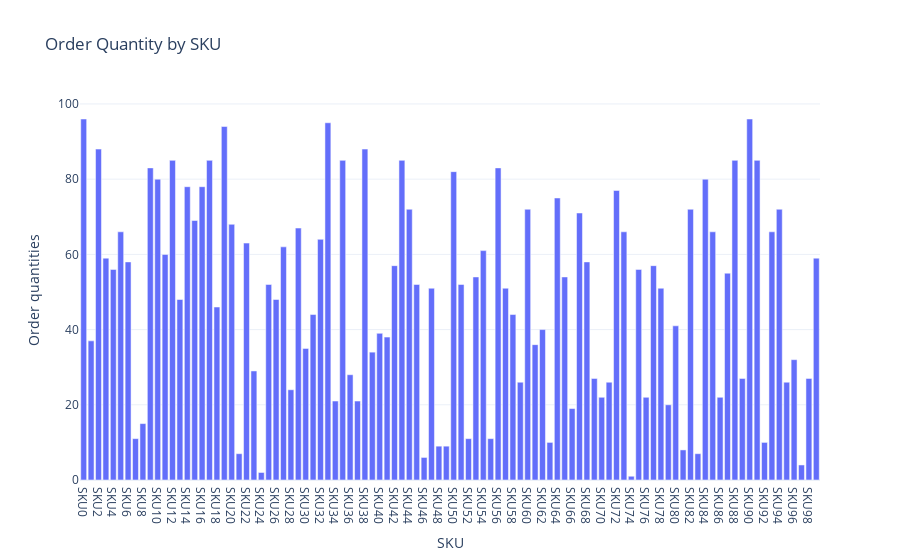

Notebook code cell kept with this figure:
### Code cell
order_quantity_chart = px.bar(df,x='SKU',
                              y='Order quantities',
                              title='Order Quantity by SKU')
order_quantity_chart.show()

### Figure 1 — Plotly figure (JSON) as saved in the notebook; plotly's stock layout.template omitted (floating-point values rounded to 4 significant figures)
{"data": [{"hovertemplate": "SKU=%{x}<br>Order quantities=%{y}<extra></extra>", "legendgroup": "", "marker": {"color": "#636efa", "pattern": {"shape": ""}}, "name": "", "orientation": "v", "showlegend": false, "textposition": "auto", "type": "bar", "x": ["SKU0", "SKU1", "SKU2", "SKU3", "SKU4", "SKU5", "SKU6", "SKU7", "SKU8", "SKU9", "SKU10", "SKU11", "SKU12", "SKU13", "SKU14", "SKU15", "SKU16", "SKU17", "SKU18", "SKU19", "SKU20", "SKU21", "SKU22", "SKU23", "SKU24", "SKU25", "SKU26", "SKU27", "SKU28", "SKU29", "SKU30", "SKU31", "SKU32", "SKU33", "SKU34", "SKU35", "SKU36", "SKU37", "SKU38", "SKU39", "SKU40", "SKU41", "SKU42", "SKU43", "SKU44", "SKU45", "SKU46", "SKU47", "SKU48", "SKU49", "SKU50", "SKU51", "SKU52", "SKU53", "SKU54", "SKU55", "SKU56", "SKU57", "SKU58", "SKU59", "SKU60", "SKU61", "SKU62", "SKU63", "SKU64", "SKU65", "SKU66", "SKU67", "SKU68", "SKU69", "SKU70", "SKU71", "SKU72", "SKU73", "SKU74", "SKU75", "SKU76", "SKU77", "SKU78", "SKU79", "SKU80", "SKU81", "SKU82", "SKU83", "SKU84", "SKU85", "SKU86", "SKU87", "SKU88", "SKU89", "SKU90", "SKU91", "SKU92", "SKU93", "SKU94", "SKU95", "SKU96", "SKU97", "SKU98", "SKU99"], "xaxis": "x", "y": [96, 37, 88, 59, 56, 66, 58, 11, 15, 83, 80, 60, 85, 48, 78, 69, 78, 85, 46, 94, 68, 7, 63, 29, 2, 52, 48, 62, 24, 67, 35, 44, 64, 95, 21, 85, 28, 21, 88, 34, 39, 38, 57, 85, 72, 52, 6, 51, 9, 9, 82, 52, 11, 54, 61, 11, 83, 51, 44, 26, 72, 36, 40, 10, 75, 54, 19, 71, 58, 27, 22, 26, 77, 66, 1, 56, 22, 57, 51, 20, 41, 8, 72, 7, 80, 66, 22, 55, 85, 27, 96, 85, 10, 66, 72, 26, 32, 4, 27, 59], "yaxis": "y"}], "layout": {"barmode": "relative", "legend": {"tracegroupgap": 0}, "title": {"text": "Order Quantity by SKU"}, "xaxis": {"anchor": "y", "domain": [0, 1], "title": {"text": "SKU"}}, "yaxis": {"anchor": "x", "domain": [0, 1], "title": {"text": "Order quantities"}}}}
